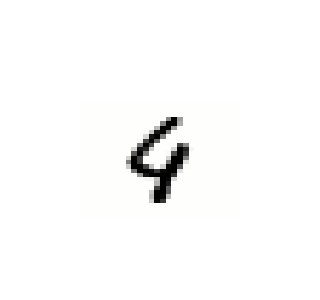
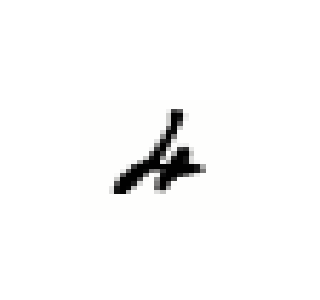
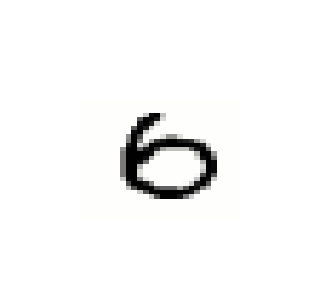
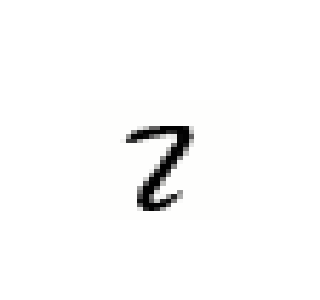

The code cell stored with these charts, in order, in its notebook:
### Code cell
import plotly.graph_objects as go

misses = np.where(correct==0)[0]
for max_idx in misses[:5]:
    print(list(range(10)))
    print(np.round(softmax(result[max_idx,:]), 2))
    print(reference[max_idx])
    
    fig = go.Figure(go.Heatmap(z=test_data[max_idx,::-1,:], colorscale='gray_r', showscale=False, name="***" + str(labels[0])))
    fig.update_layout(width=300, height=300, xaxis_visible=False, yaxis_visible=False)
    fig.show()

### Figure 1 — Plotly figure (JSON) as saved in the notebook; plotly's stock layout.template omitted (floating-point values rounded to 4 significant figures; data arrays with more than 128 entries replaced by an {"elided": "..."} marker saying what was removed)
{"data": [{"colorscale": [[0, "rgb(254, 254, 253)"], [0.09091, "rgb(224, 224, 223)"], [0.1818, "rgb(197, 197, 195)"], [0.2727, "rgb(171, 171, 170)"], [0.3636, "rgb(146, 146, 145)"], [0.4545, "rgb(124, 123, 122)"], [0.5455, "rgb(102, 101, 101)"], [0.6364, "rgb(81, 80, 80)"], [0.7273, "rgb(59, 59, 59)"], [0.8182, "rgb(38, 38, 38)"], [0.9091, "rgb(16, 16, 16)"], [1, "rgb(0, 0, 0)"]], "name": "***5", "showscale": false, "type": "heatmap", "z": {"elided": "28x28 float values"}}], "layout": {"height": 300, "width": 300, "xaxis": {"autorange": true, "range": [-0.5, 27.5], "visible": false}, "yaxis": {"autorange": true, "range": [-0.5, 27.5], "visible": false}}}

### Figure 2 — Plotly figure (JSON) as saved in the notebook; plotly's stock layout.template omitted (floating-point values rounded to 4 significant figures; data arrays with more than 128 entries replaced by an {"elided": "..."} marker saying what was removed)
{"data": [{"colorscale": [[0, "rgb(254, 254, 253)"], [0.09091, "rgb(224, 224, 223)"], [0.1818, "rgb(197, 197, 195)"], [0.2727, "rgb(171, 171, 170)"], [0.3636, "rgb(146, 146, 145)"], [0.4545, "rgb(124, 123, 122)"], [0.5455, "rgb(102, 101, 101)"], [0.6364, "rgb(81, 80, 80)"], [0.7273, "rgb(59, 59, 59)"], [0.8182, "rgb(38, 38, 38)"], [0.9091, "rgb(16, 16, 16)"], [1, "rgb(0, 0, 0)"]], "name": "***5", "showscale": false, "type": "heatmap", "z": {"elided": "28x28 float values"}}], "layout": {"height": 300, "width": 300, "xaxis": {"autorange": true, "range": [-0.5, 27.5], "visible": false}, "yaxis": {"autorange": true, "range": [-0.5, 27.5], "visible": false}}}

### Figure 3 — Plotly figure (JSON) as saved in the notebook; plotly's stock layout.template omitted (floating-point values rounded to 4 significant figures; data arrays with more than 128 entries replaced by an {"elided": "..."} marker saying what was removed)
{"data": [{"colorscale": [[0, "rgb(254, 254, 253)"], [0.09091, "rgb(224, 224, 223)"], [0.1818, "rgb(197, 197, 195)"], [0.2727, "rgb(171, 171, 170)"], [0.3636, "rgb(146, 146, 145)"], [0.4545, "rgb(124, 123, 122)"], [0.5455, "rgb(102, 101, 101)"], [0.6364, "rgb(81, 80, 80)"], [0.7273, "rgb(59, 59, 59)"], [0.8182, "rgb(38, 38, 38)"], [0.9091, "rgb(16, 16, 16)"], [1, "rgb(0, 0, 0)"]], "name": "***5", "showscale": false, "type": "heatmap", "z": {"elided": "28x28 float values"}}], "layout": {"height": 300, "width": 300, "xaxis": {"autorange": true, "range": [-0.5, 27.5], "visible": false}, "yaxis": {"autorange": true, "range": [-0.5, 27.5], "visible": false}}}

### Figure 4 — Plotly figure (JSON) as saved in the notebook; plotly's stock layout.template omitted (floating-point values rounded to 4 significant figures; data arrays with more than 128 entries replaced by an {"elided": "..."} marker saying what was removed)
{"data": [{"colorscale": [[0, "rgb(254, 254, 253)"], [0.09091, "rgb(224, 224, 223)"], [0.1818, "rgb(197, 197, 195)"], [0.2727, "rgb(171, 171, 170)"], [0.3636, "rgb(146, 146, 145)"], [0.4545, "rgb(124, 123, 122)"], [0.5455, "rgb(102, 101, 101)"], [0.6364, "rgb(81, 80, 80)"], [0.7273, "rgb(59, 59, 59)"], [0.8182, "rgb(38, 38, 38)"], [0.9091, "rgb(16, 16, 16)"], [1, "rgb(0, 0, 0)"]], "name": "***5", "showscale": false, "type": "heatmap", "z": {"elided": "28x28 float values"}}], "layout": {"height": 300, "width": 300, "xaxis": {"autorange": true, "range": [-0.5, 27.5], "visible": false}, "yaxis": {"autorange": true, "range": [-0.5, 27.5], "visible": false}}}
